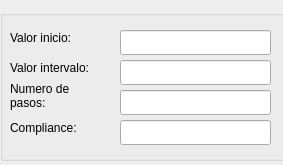
<?xml version="1.0" encoding="UTF-8"?>
<ui version="4.0">
 <class>Dialog</class>
 <widget class="QDialog" name="Dialog">
  <property name="geometry">
   <rect>
    <x>0</x>
    <y>0</y>
    <width>283</width>
    <height>165</height>
   </rect>
  </property>
  <property name="windowTitle">
   <string>Dialog</string>
  </property>
  <widget class="QGroupBox" name="step_groupbox">
   <property name="geometry">
    <rect>
     <x>0</x>
     <y>10</y>
     <width>301</width>
     <height>151</height>
    </rect>
   </property>
   <property name="title">
    <string/>
   </property>
   <widget class="QLineEdit" name="val_interval_field">
    <property name="geometry">
     <rect>
      <x>120</x>
      <y>50</y>
      <width>151</width>
      <height>25</height>
     </rect>
    </property>
   </widget>
   <widget class="QLabel" name="value_interval">
    <property name="geometry">
     <rect>
      <x>10</x>
      <y>50</y>
      <width>91</width>
      <height>16</height>
     </rect>
    </property>
    <property name="text">
     <string>Valor intervalo:</string>
    </property>
   </widget>
   <widget class="QLabel" name="value_init">
    <property name="geometry">
     <rect>
      <x>10</x>
      <y>20</y>
      <width>71</width>
      <height>16</height>
     </rect>
    </property>
    <property name="text">
     <string>Valor inicio:</string>
    </property>
   </widget>
   <widget class="QLineEdit" name="val_inicio_field">
    <property name="geometry">
     <rect>
      <x>120</x>
      <y>20</y>
      <width>151</width>
      <height>25</height>
     </rect>
    </property>
   </widget>
   <widget class="QLabel" name="step_number">
    <property name="geometry">
     <rect>
      <x>10</x>
      <y>70</y>
      <width>81</width>
      <height>31</height>
     </rect>
    </property>
    <property name="text">
     <string>Numero de pasos:</string>
    </property>
    <property name="wordWrap">
     <bool>true</bool>
    </property>
   </widget>
   <widget class="QLineEdit" name="step_number_field">
    <property name="geometry">
     <rect>
      <x>120</x>
      <y>80</y>
      <width>151</width>
      <height>25</height>
     </rect>
    </property>
   </widget>
   <widget class="QLabel" name="compliance_label">
    <property name="geometry">
     <rect>
      <x>10</x>
      <y>110</y>
      <width>81</width>
      <height>16</height>
     </rect>
    </property>
    <property name="text">
     <string>Compliance:</string>
    </property>
   </widget>
   <widget class="QLineEdit" name="compliance_field">
    <property name="geometry">
     <rect>
      <x>120</x>
      <y>110</y>
      <width>151</width>
      <height>25</height>
     </rect>
    </property>
   </widget>
  </widget>
 </widget>
 <resources/>
 <connections/>
</ui>
